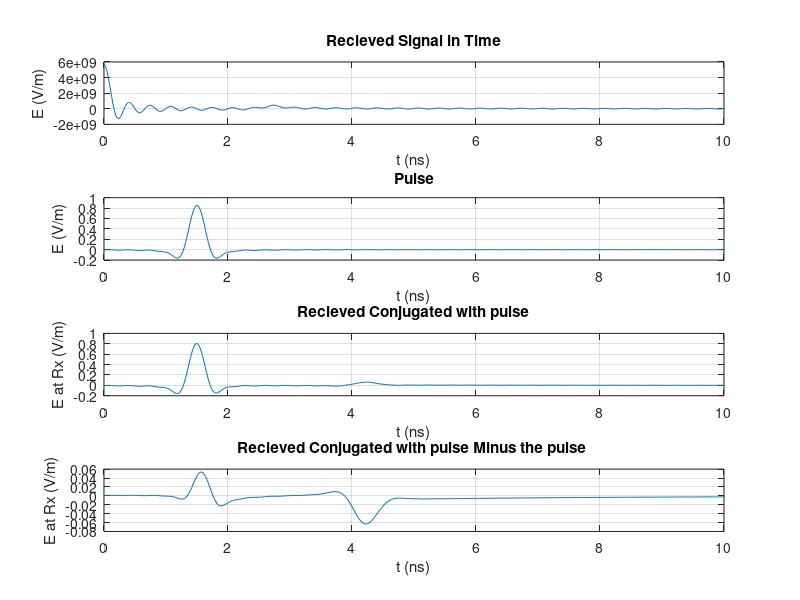
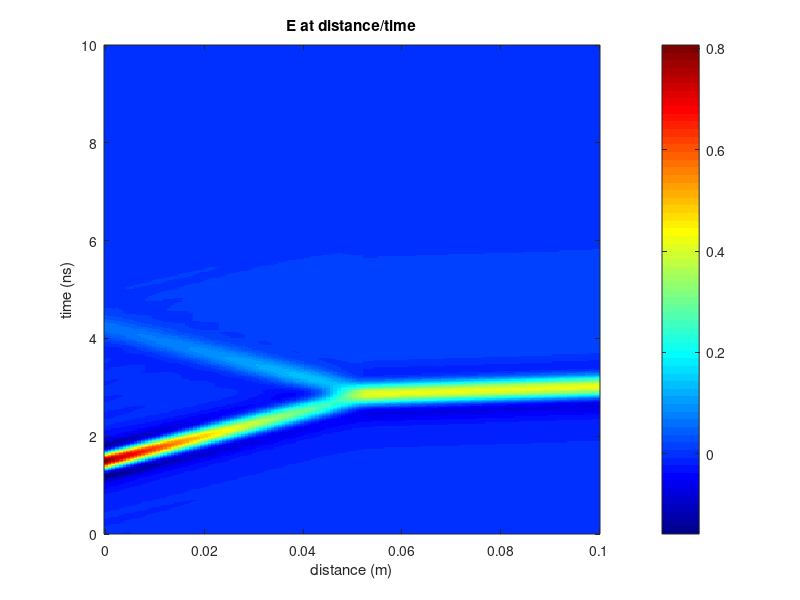

Here is the MATLAB script that generated these plots, in order:
clear; close all; clc;
%model arm, look at TOF
% It'is database,

function E = recursiveField(n, mask_area, k_array, dist_sum, imped_array)

    if n == 1
        E_entry = 1; 
        dist = 0;
    else
        E_prev_at_boundary = recursiveField(n-1, dist_sum(n-1), k_array, dist_sum, imped_array);

        tau = 2*imped_array(:,n) ./ (imped_array(:,n) + imped_array(:,n-1));

        E_entry = tau .* E_prev_at_boundary;
        dist = dist_sum(n-1);
    end

    E = E_entry .* exp(-1j*k_array(:,n).*(mask_area-dist));
end

function E = reflect_Multiplier(n, mask_area, m, Em, k_array, dist_sum, imped_array)
    % fprintf('%f\n', dist_sum(n));
    if n == m
        % fprintf("G\n")
        E_boundary = Em; 
    else
        tau = 2*imped_array(:,n) ./ (imped_array(:,n+1) + imped_array(:,n));
        E_boundary = tau .* reflect_Multiplier(n+1, dist_sum(n), m, Em, k_array, dist_sum, imped_array);
    end
    E = E_boundary .* exp(-1j*k_array(:,n).*(dist_sum(n) - mask_area));
end

function eps_r = debye_func(w, e_inf, e_s, Sig, fs_perm)

    eps_r = e_inf + (e_s - e_inf)./(1 + 1j*w*17.5*1e-12) - 1j*Sig./(w*fs_perm);
end
 


fs_permittivity = 8.854187817e-12; % permittivity of free space 
fs_permeability = pi*4e-7; % permeability of free space 

%Layer properties
% rel_permittivity_array = [2+1j, 9+1j, 1+1j, 4+1j];  
rel_permittivity_array = [2, 9, 1, 4];  



layer_thickness = [0.002, 0.05, 0.002]; %Treat last layer as infinite   

N = numel(rel_permittivity_array);

dist_sum = zeros(1, N-1);
for n = 1:N-1
    dist_sum(n) = sum(layer_thickness(1:n));
end


zmax = 0.1;
tim_max = 10;

frequency_spacing = 1e7;
max_freq = 3e9; 
no_Tones = max_freq/frequency_spacing;
freq_list = (1:no_Tones)'*frequency_spacing;


Nf = numel(freq_list);
w = 2*pi*freq_list;

two_d_permittivity_array = zeros(Nf,N);


skin_perm = debye_func(w, 18.51, 42.28, 0.679, fs_permittivity);
muscle_perm= debye_func(w, 24.60, 58.22, 0.664, fs_permittivity);

% two_d_permittivity_array(:,1) = 2;
two_d_permittivity_array(:,1) = skin_perm;
two_d_permittivity_array(:,2) = muscle_perm;
% two_d_permittivity_array(:,2) = 9;
% two_d_permittivity_array(:,3) = 1;
two_d_permittivity_array(:,3) = skin_perm;
two_d_permittivity_array(:,4) = 1;


%c0 = 1/sqrt(fs_permittivity*fs_permeability); 
c0 = 3e8;


imped_array = sqrt(fs_permeability ./ (fs_permittivity*rel_permittivity_array));


% Values for pulse
f0 = 1e9; 
tp = 25e-11;

dist_step = (c0/f0)/400;
z = (0:dist_step:zmax);
Nz = numel(z);


no_Tones = max_freq/frequency_spacing;

% v_array = c0 ./ sqrt(rel_permittivity_array);
% k_array = w * (1./v_array);


k_array = w .* sqrt(fs_permeability*fs_permittivity*two_d_permittivity_array);
imped_array = sqrt(fs_permeability ./ (fs_permittivity*two_d_permittivity_array));


% Find forward E, from transission coefficient
% Use of 8.88 from book and surrounding equations
E_fwd = zeros(Nf, Nz); 

for n = 1:N

    kn = k_array(:,n);

    if n == 1
        mask = z < dist_sum(1);
        E_fwd(:,mask) = recursiveField(n, z(mask), k_array, dist_sum, imped_array);

    else
        if n == N
          mask = z >= dist_sum(N-1);

        else
          mask = (z >= dist_sum(n-1)) & (z < dist_sum(n));

        end
        E_fwd(:,mask) = recursiveField(n, z(mask), k_array, dist_sum, imped_array);
    end
    
end


%Reflective E, or Backwards E
E_Back = zeros(Nf, Nz);
for m = 1:N-1


    leftside = imped_array(:,m);
    rightside = imped_array(:,m+1);
    Gamma_m = (rightside - leftside)./(rightside + leftside);
 
    E_at_m = Gamma_m .* recursiveField(m, dist_sum(m), k_array, dist_sum, imped_array);
 
    for n = 1:m 
        %fprintf("test1");
        if n == 1
            
            mask = z < dist_sum(1);
        else
            mask = (z >= dist_sum(n-1)) & (z < dist_sum(n));
        end
        edge_val = reflect_Multiplier(n, z(mask), m, E_at_m, k_array, dist_sum, imped_array);
        kn = k_array(:,n);
        E_Back(:,mask) = E_Back(:,mask) + edge_val;
    end
end

 

E = E_fwd + E_Back;


Nz = numel(z);

Y = E(:, 1);


Frequency_Weights = (tp*sqrt(pi)/2) * exp(-1j*2*pi*freq_list*6*tp);

Frequency_Weights = Frequency_Weights .* exp(-(pi*(freq_list - f0)*tp).^2);   % Gaussian bell around f0

response = Frequency_Weights.*Y;

Ifft_Length = 2^12;

time_axis = (0:Ifft_Length-1)'/(Ifft_Length*frequency_spacing);  


synth = @(S) real(ifft([0; Ifft_Length*frequency_spacing*S; zeros(Ifft_Length-2*no_Tones-1,1); conj(flipud(Ifft_Length*frequency_spacing*S))]));
full_synth = @(S) real(ifft([zeros(1,Nz); Ifft_Length*frequency_spacing*S; zeros(Ifft_Length-2*no_Tones-1, Nz);conj(flipud(Ifft_Length*frequency_spacing*S))]));

recieved = synth(Y);
transmitted = synth(Frequency_Weights); 
response_signal = synth(response);

response_full = Frequency_Weights .* E; 
Etz = full_synth((response_full));




% figure;
% 
% plot(freq_list/1e9, abs(Frequency_Weights), 'LineWidth', 1.2); grid on
% xlabel('Frequency (GHz)'); ylabel('|weight|');
% title('Pulse Spectrum');
% 
% 
% figure;
subplot(4,1,1);

plot(time_axis*1e9, recieved); grid on
xlim([0 tim_max]); xlabel('t (ns)'); ylabel('E (V/m)');
title('Recieved Signal in Time');

subplot(4,1,2);

plot(time_axis*1e9, transmitted); grid on
xlim([0 tim_max]); xlabel('t (ns)'); ylabel('E (V/m)');
title('Pulse');

subplot(4,1,3);

plot(time_axis*1e9, response_signal); grid on
xlim([0 tim_max]); xlabel('t (ns)'); ylabel('E at Rx (V/m)');
title('Recieved Conjugated with pulse');

subplot(4,1,4);

plot(time_axis*1e9, transmitted - response_signal); grid on
xlim([0 tim_max]); xlabel('t (ns)'); ylabel('E at Rx (V/m)');
title('Recieved Conjugated with pulse Minus the pulse ');


figure;
imagesc(z, time_axis*1e9, Etz);
axis xy;
colormap(jet);
colorbar;
ylim([0 tim_max]); xlabel('distance (m)'); ylabel('time (ns)');
title('E at distance/time');
